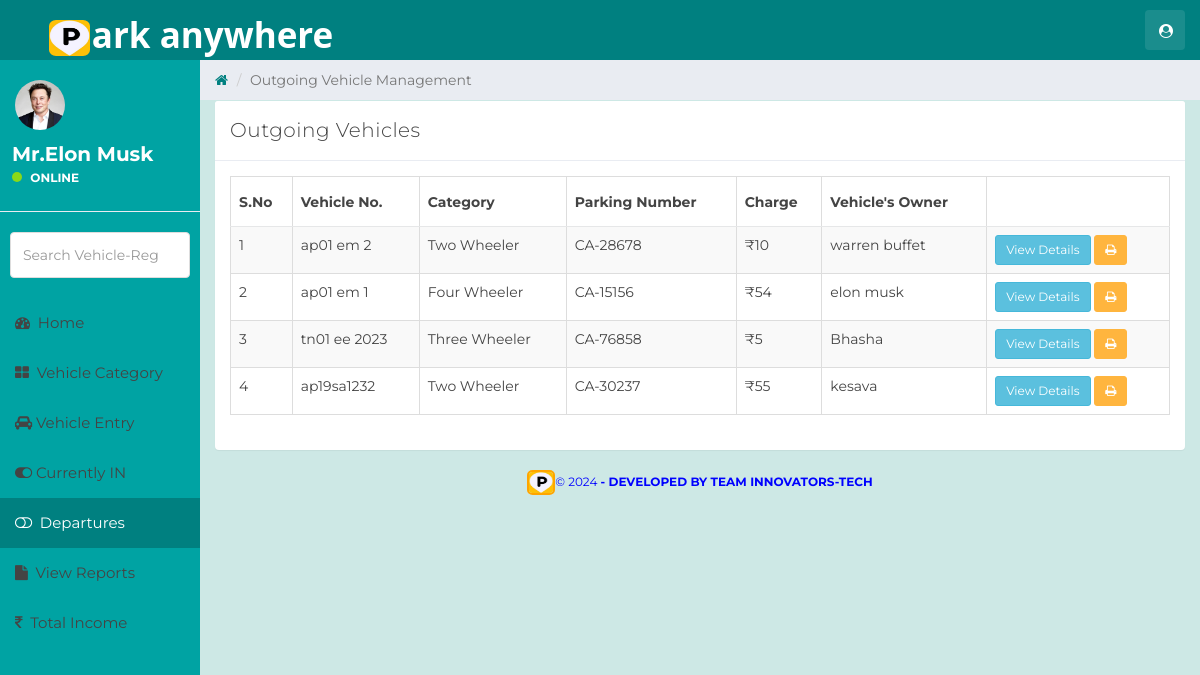
/out-vehicles.php (signed in), run on the app's committed database.
### tables this page shows
CREATE TABLE `vehicle_info` (
  `ID` int(10) NOT NULL,
  `ParkingNumber` varchar(120) DEFAULT NULL,
  `VehicleCategory` varchar(120) NOT NULL,
  `RegistrationNumber` varchar(120) DEFAULT NULL,
  `OwnerName` varchar(120) DEFAULT NULL,
  `OwnerContactNumber` bigint(10) DEFAULT NULL,
  `InTime` timestamp NULL DEFAULT current_timestamp(),
  `OutTime` timestamp NULL DEFAULT NULL ON UPDATE current_timestamp(),
  `ParkingCharge` varchar(120) NOT NULL,
  `Remark` mediumtext NOT NULL,
  `Status` varchar(5) NOT NULL
);

### out-vehicles.php (the view, shortened to what this page needs)
<?php
    include('includes/dbconn.php');
    if (strlen($_SESSION['vpmsaid']==0)) {
        header('location:logout.php');
        } else {
?>
<!DOCTYPE html>
<html>
<head>
	<link href="css/bootstrap.min.css" rel="stylesheet">
	<link href="css/font-awesome.min.css" rel="stylesheet">
    <link href="css/datatable.css" rel="stylesheet">
	<link href="css/datepicker3.css" rel="stylesheet">
	<link href="css/styles.css" rel="stylesheet">
</head>
<body style="background-color:#CDE8E5">
        <?php include 'includes/navigation.php' ?>
		<?php
		include 'includes/sidebar.php'
		?>
	<div class="col-sm-9 col-sm-offset-3 col-lg-10 col-lg-offset-2 main">
		<div class="row">
			<ol class="breadcrumb">
				<li><a href="dashboard.php">
					<em class="fa fa-home"></em>
				</a></li>
				<li class="active">Outgoing Vehicle Management</li>
			</ol>
		</div>
		<div class="row">
			<div class="col-lg-12">
			</div>
		</div>
		<div class="row">
				<div class="col-lg-12">
					<div class="panel panel-default">
						<div class="panel-heading">Outgoing Vehicles</div>
						<div class="panel-body">
                        <table id="example" class="table table-striped table-hover table-bordered" style="width:100%">
        <thead>
            <tr>
                <th>S.No</th>
                <th>Vehicle No.</th>
                <th>Category</th>
                <th>Parking Number</th>
				<th>Charge</th>
                <th>Vehicle's Owner</th>
                <th></th>
            </tr>
        </thead>
        <tbody>
        <?php
        $ret=mysqli_query($con,"SELECT * from  vehicle_info where Status='Out'");
        $cnt=1;
        while ($row=mysqli_fetch_array($ret)) {
        ?>
            <tr>
            <td><?php echo $cnt;?></td>
            <td><?php  echo $row['RegistrationNumber'];?></td>
            <td><?php  echo $row['VehicleCategory'];?></td>
            <td><?php  echo 'CA-'.$row['ParkingNumber'];?></td>
			<td><?php  echo '₹'.$row['ParkingCharge'];?></td>
            <td><?php  echo $row['OwnerName'];?></td>
            <td><a href="outgoing-detail.php?updateid=<?php echo $row['ID'];?>"><button type="button" class="btn btn-sm btn-info">View Details</button></a>
            <a href="print-receipt.php?vid=<?php echo $row['ID'];?>"><button type="button" class="btn btn-sm btn-warning"> <i class="fa fa-print"></i></button>
            </td>
            </tr>
                <?php $cnt=$cnt+1;}?>
        </tbody>
    </table>
						</div>
					</div>
				</div>
</div>
        <?php include 'includes/footer.php'?>
	</div>
</body>
</html>
<?php }  ?>

### css/styles.css (style rules this page uses)
body { background: #f1f4f7; padding-top: 60px; font-size: 14px; color: #444444; font-family: "Montserrat", "Helvetica Neue", Helvetica, Arial, sans-serif; }
a, a:hover, a:focus { color: #008080; }
.btn-warning, .btn-warning:hover, .btn-warning:focus, .btn-warning:active, .btn-warning.active, .open > .dropdown-toggle.btn-warning, .btn-warning.disabled, .btn-warning[disabled], fieldset[disabled] .btn-warning, .btn-warning.disabled:hover, .btn-warning[disabled]:hover, fieldset[disabled] .btn-warning:hover, .btn-warning.disabled:focus, .btn-warning[disabled]:focus, fieldset[disabled] .btn-warning:focus, .btn-warning.disabled:active, .btn-warning[disabled]:active, fieldset[disabled] .btn-warning:active, .btn-warning.disabled.active, .btn-warning[disabled].active, fieldset[disabled] .btn-warning.active { background-color: #ffb53e; border-color: #ffb53e; }
.panel { border: 0; }
.panel-heading { font-size: 20px; font-weight: 300; letter-spacing: 0.025em; height: 60px; line-height: 38px; }
.panel-default .panel-heading { background: #fff; border-bottom: 1px solid #e9ecf2; color: #444444; }
.breadcrumb { border-radius: 0; padding: 10px 15px 10px 15px; background: #e9ecf2; margin: 0; }
.table { background: #fff; }
.table > thead > tr > th { border-bottom: 1px solid #e6e7e8; vertical-align: middle; height: 50px; }

### data on the page
vehicle_info: RegistrationNumber "ap01 em 2", VehicleCategory "Two Wheeler", ParkingNumber "28678", ParkingCharge "10", OwnerName "warren buffet"
vehicle_info: RegistrationNumber "ap01 em 1", VehicleCategory "Four Wheeler", ParkingNumber "15156", ParkingCharge "54", OwnerName "elon musk"
vehicle_info: RegistrationNumber "tn01 ee 2023", VehicleCategory "Three Wheeler", ParkingNumber "76858", ParkingCharge "5", OwnerName "Bhasha"
vehicle_info: RegistrationNumber "ap19sa1232", VehicleCategory "Two Wheeler", ParkingNumber "30237", ParkingCharge "55", OwnerName "kesava"
